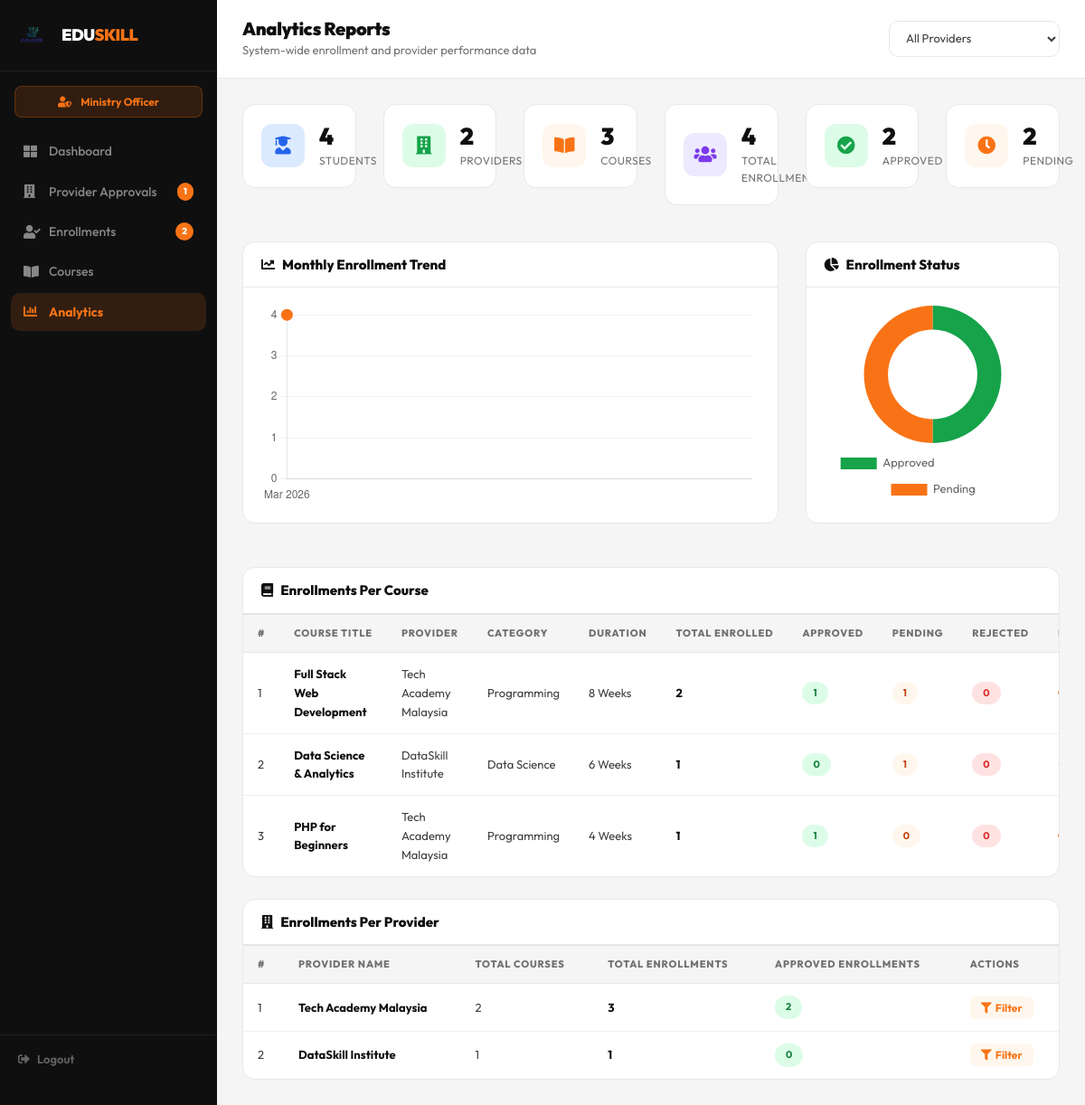
The page /admin/analytics.php (signed in) on the database its author committed.
### tables this page shows
CREATE TABLE IF NOT EXISTS courses (
    id           INT AUTO_INCREMENT PRIMARY KEY,
    provider_id  INT NOT NULL,
    title        VARCHAR(200) NOT NULL,
    category     VARCHAR(100) NOT NULL,
    duration     VARCHAR(50) NOT NULL,
    description  TEXT,
    price        DECIMAL(10,2) DEFAULT 0.00,
    max_students INT DEFAULT 30,
    status       ENUM('pending','approved','rejected') DEFAULT 'pending',
    created_at   TIMESTAMP DEFAULT CURRENT_TIMESTAMP,
    FOREIGN KEY (provider_id) REFERENCES providers(id) ON DELETE CASCADE
);

CREATE TABLE IF NOT EXISTS providers (
    id          INT AUTO_INCREMENT PRIMARY KEY,
    org_name    VARCHAR(150) NOT NULL,
    email       VARCHAR(100) NOT NULL UNIQUE,
    phone       VARCHAR(20),
    address     VARCHAR(200),
    description TEXT,
    password    VARCHAR(255) NOT NULL,
    status      ENUM('pending','approved','rejected') DEFAULT 'pending',
    created_at  TIMESTAMP DEFAULT CURRENT_TIMESTAMP
);

### admin/analytics.php (the view, shortened to what this page needs)
<?php
require_once '../config/database.php';
$total_students   = mysqli_fetch_assoc(mysqli_query($conn, "SELECT COUNT(*) as c FROM students"))['c'];
$total_providers  = mysqli_fetch_assoc(mysqli_query($conn, "SELECT COUNT(*) as c FROM providers WHERE status='approved'"))['c'];
$total_courses    = mysqli_fetch_assoc(mysqli_query($conn, "SELECT COUNT(*) as c FROM courses WHERE status='approved'"))['c'];
$total_enrollments= mysqli_fetch_assoc(mysqli_query($conn, "SELECT COUNT(*) as c FROM enrollments"))['c'];
$approved_enroll  = mysqli_fetch_assoc(mysqli_query($conn, "SELECT COUNT(*) as c FROM enrollments WHERE status='approved'"))['c'];
$pending_enroll   = mysqli_fetch_assoc(mysqli_query($conn, "SELECT COUNT(*) as c FROM enrollments WHERE status='pending'"))['c'];
$course_query = "
    SELECT
        c.id,
        c.title,
        c.category,
        c.duration,
        p.org_name as provider,
        COUNT(e.id) as total_enrollments,
        SUM(CASE WHEN e.status='approved'  THEN 1 ELSE 0 END) as approved,
        SUM(CASE WHEN e.status='pending'   THEN 1 ELSE 0 END) as pending,
        SUM(CASE WHEN e.status='rejected'  THEN 1 ELSE 0 END) as rejected
    FROM courses c
    JOIN providers p ON c.provider_id = p.id
    LEFT JOIN enrollments e ON e.course_id = c.id
    WHERE c.status = 'approved'
";
$course_query .= " GROUP BY c.id ORDER BY total_enrollments DESC";
$courses_result = mysqli_query($conn, $course_query);
$provider_query = "
    SELECT
        p.id,
        p.org_name,
        COUNT(DISTINCT c.id) as total_courses,
        COUNT(e.id) as total_enrollments,
        SUM(CASE WHEN e.status='approved' THEN 1 ELSE 0 END) as approved_enrollments
    FROM providers p
    LEFT JOIN courses c ON c.provider_id = p.id AND c.status = 'approved'
    LEFT JOIN enrollments e ON e.course_id = c.id
    WHERE p.status = 'approved'
    GROUP BY p.id
    ORDER BY total_enrollments DESC
";
$providers_result = mysqli_query($conn, $provider_query);
$monthly_result = mysqli_query($conn, "
    SELECT
        DATE_FORMAT(enrolled_at, '%b %Y') as month,
        COUNT(*) as total
    FROM enrollments
    GROUP BY DATE_FORMAT(enrolled_at, '%Y-%m')
    ORDER BY enrolled_at ASC
    LIMIT 6
");
$months = []; $monthly_counts = [];
while ($row = mysqli_fetch_assoc($monthly_result)) {
    $months[]         = $row['month'];
    $monthly_counts[] = $row['total'];
}
$pending_providers   = mysqli_fetch_assoc(mysqli_query($conn, "SELECT COUNT(*) as c FROM providers WHERE status='pending'"))['c'];
$pending_enrollments = $pending_enroll;
?>
<!DOCTYPE html>
<html lang="en">
<head>
    <link rel="stylesheet" href="https://stackpath.bootstrapcdn.com/bootstrap/4.5.2/css/bootstrap.min.css">
    <link rel="stylesheet" href="https://cdnjs.cloudflare.com/ajax/libs/font-awesome/5.15.4/css/all.min.css">
    <link rel="stylesheet" href="../css/style.css">
    <link rel="stylesheet" href="../css/pasang.css">
</head>
<body class="dashboard-body">
<div class="dashboard-wrap">
    <aside class="dash-sidebar admin-sidebar">
        <div class="dsb-brand">
            <a href="../index.php">
                <img src="../images/logo.png" alt="Logo" class="dsb-brand-img" onerror="this.style.display='none'">
                <span class="dsb-brand-text ml-2">EDU<span class="dsb-brand-accent">SKILL</span></span>
            </a>
        </div>
        <div class="dsb-role-badge">
            <i class="fas fa-user-shield mr-2"></i> Ministry Officer
        </div>
        <nav class="dsb-nav">
            <a href="dashboard.php"          class="dsb-link"><i class="fas fa-th-large"></i> Dashboard</a>
            <a href="approve_providers.php"  class="dsb-link">
                <i class="fas fa-building"></i> Provider Approvals
                <?php if($pending_providers > 0): ?><span class="dsb-badge"><?php echo $pending_providers; ?></span><?php endif; ?>
            </a>
            <a href="approve_enrollments.php" class="dsb-link">
                <i class="fas fa-user-check"></i> Enrollments
                <?php if($pending_enrollments > 0): ?><span class="dsb-badge"><?php echo $pending_enrollments; ?></span><?php endif; ?>
            </a>
            <a href="manage_courses.php"     class="dsb-link"><i class="fas fa-book-open"></i> Courses</a>
            <a href="analytics.php"          class="dsb-link active"><i class="fas fa-chart-bar"></i> Analytics</a>
        </nav>
        <div class="dsb-bottom">
            <a href="../auth/logout.php" class="dsb-logout"><i class="fas fa-sign-out-alt"></i> Logout</a>
        </div>
    </aside>
    <main class="dash-main">
        <div class="dash-topbar">
            <div>
                <h4 class="dash-page-title">Analytics Reports</h4>
                <p class="dash-page-sub">System-wide enrollment and provider performance data</p>
            </div>
            <div class="dash-topbar-right">
                <form method="GET" action="" class="analytics-filter-form">
                    <select name="provider_id" class="analytics-select" onchange="this.form.submit()">
                        <option value="0">All Providers</option>
                    </select>
                </form>
            </div>
        </div>
        <div class="dash-content">
            <div class="row mb-4">
                <div class="col-6 col-lg-2 mb-3">
                    <div class="dstat-card">
                        <div class="dstat-icon dstat-icon-blue"><i class="fas fa-user-graduate"></i></div>
                        <div class="dstat-info"><h3><?php echo $total_students; ?></h3><p>Students</p></div>
                    </div>
                </div>
                <div class="col-6 col-lg-2 mb-3">
                    <div class="dstat-card">
                        <div class="dstat-icon dstat-icon-green"><i class="fas fa-building"></i></div>
                        <div class="dstat-info"><h3><?php echo $total_providers; ?></h3><p>Providers</p></div>
                    </div>
                </div>
                <div class="col-6 col-lg-2 mb-3">
                    <div class="dstat-card">
                        <div class="dstat-icon dstat-icon-orange"><i class="fas fa-book-open"></i></div>
                        <div class="dstat-info"><h3><?php echo $total_courses; ?></h3><p>Courses</p></div>
                    </div>
                </div>
                <div class="col-6 col-lg-2 mb-3">
                    <div class="dstat-card">
                        <div class="dstat-icon dstat-icon-purple"><i class="fas fa-users"></i></div>
                        <div class="dstat-info"><h3><?php echo $total_enrollments; ?></h3><p>Total Enrollments</p></div>
                    </div>
                </div>
                <div class="col-6 col-lg-2 mb-3">
                    <div class="dstat-card">
                        <div class="dstat-icon dstat-icon-green"><i class="fas fa-check-circle"></i></div>
                        <div class="dstat-info"><h3><?php echo $approved_enroll; ?></h3><p>Approved</p></div>
                    </div>
                </div>
                <div class="col-6 col-lg-2 mb-3">
                    <div class="dstat-card">
                        <div class="dstat-icon dstat-icon-orange"><i class="fas fa-clock"></i></div>
                        <div class="dstat-info"><h3><?php echo $pending_enroll; ?></h3><p>Pending</p></div>
                    </div>
                </div>
            </div>
            <div class="row mb-4">
                <div class="col-lg-8 mb-4">
                    <div class="dash-card analytics-chart-card">
                        <div class="dash-card-head">
                            <h5><i class="fas fa-chart-line mr-2"></i>Monthly Enrollment Trend</h5>
                        </div>
                        <div class="analytics-chart-body">
                            <canvas id="enrollmentChart"></canvas>
                        </div>
                    </div>
                </div>
                <div class="col-lg-4 mb-4">
                    <div class="dash-card analytics-chart-card">
                        <div class="dash-card-head">
                            <h5><i class="fas fa-chart-pie mr-2"></i>Enrollment Status</h5>
                        </div>
                        <div class="analytics-chart-body">
                            <canvas id="statusChart"></canvas>
                        </div>
                    </div>
                </div>
            </div>
            <div class="dash-card mb-4">
                <div class="dash-card-head">
                    <h5><i class="fas fa-book mr-2"></i>Enrollments Per Course</h5>
                </div>
                <div class="dash-table-wrap">
                    <table class="table dash-table" id="courseAnalyticsTable">
                        <thead>
                            <tr>
                                <th>#</th>
                                <th>Course Title</th>
                                <th>Provider</th>
                                <th>Category</th>
                                <th>Duration</th>
                                <th>Total Enrolled</th>
                                <th>Approved</th>
                                <th>Pending</th>
                                <th>Rejected</th>
                                <th>Progress</th>
                            </tr>
                        </thead>
                        <tbody>
                            <?php
                            $rank = 1;
                            while ($c = mysqli_fetch_assoc($courses_result)):
                            ?>
                            <tr>
                                <td><?php echo $rank++; ?></td>
                                <td><strong><?php echo htmlspecialchars($c['title']); ?></strong></td>
                                <td><?php echo htmlspecialchars($c['provider']); ?></td>
                                <td><?php echo htmlspecialchars($c['category']); ?></td>
                                <td><?php echo htmlspecialchars($c['duration']); ?></td>
                                <td><strong><?php echo $c['total_enrollments']; ?></strong></td>
                                <td><span class="status-approved"><?php echo $c['approved']; ?></span></td>
                                <td><span class="status-pending"><?php echo $c['pending']; ?></span></td>
                                <td><span class="status-rejected"><?php echo $c['rejected']; ?></span></td>
                                <td>
                                </td>
                            </tr>
                            <?php endwhile; ?>
                        </tbody>
                    </table>
                </div>
            </div>
            <div class="dash-card">
                <div class="dash-card-head">
                    <h5><i class="fas fa-building mr-2"></i>Enrollments Per Provider</h5>
                </div>
                <div class="dash-table-wrap">
                    <table class="table dash-table" id="providerAnalyticsTable">
                        <thead>
                            <tr>
                                <th>#</th>
                                <th>Provider Name</th>
                                <th>Total Courses</th>
                                <th>Total Enrollments</th>
                                <th>Approved Enrollments</th>
                                <th>Actions</th>
                            </tr>
                        </thead>
                        <tbody>
                            <?php
                            $rank2 = 1;
                            while ($p = mysqli_fetch_assoc($providers_result)):
                            ?>
                            <tr>
                                <td><?php echo $rank2++; ?></td>
                                <td><strong><?php echo htmlspecialchars($p['org_name']); ?></strong></td>
                                <td><?php echo $p['total_courses']; ?></td>
                                <td><strong><?php echo $p['total_enrollments']; ?></strong></td>
                                <td><span class="status-approved"><?php echo $p['approved_enrollments']; ?></span></td>
                                <td>
                                    <a href="analytics.php?provider_id=<?php echo $p['id']; ?>" class="btn-dash-action">
                                        <i class="fas fa-filter mr-1"></i>Filter
                                    </a>
                                </td>
                            </tr>
                            <?php endwhile; ?>
                        </tbody>
                    </table>
                </div>
            </div>
        </div>
    </main>
</div>
<script>
// ── ENROLLMENT TREND LINE CHART ─────────────────
var months  = <?php echo json_encode($months); ?>;
var counts  = <?php echo json_encode($monthly_counts); ?>;
var ctx1 = document.getElementById('enrollmentChart');
if (ctx1) {
    new Chart(ctx1, {
        type: 'line',
        data: {
            labels: months.length > 0 ? months : ['Jan', 'Feb', 'Mar', 'Apr', 'May', 'Jun'],
            datasets: [{
                label: 'Enrollments',
                data: counts.length > 0 ? counts : [0],
                borderColor: '#f97316',
                backgroundColor: 'rgba(249,115,22,0.08)',
                borderWidth: 3,
                fill: true,
                tension: 0.4,
                pointBackgroundColor: '#f97316',
                pointRadius: 5
            }]
        },
        options: {
            responsive: true,
            maintainAspectRatio: false,
            plugins: {
                legend: { display: false }
            },
            scales: {
                y: {
                    beginAtZero: true,
                    ticks: { stepSize: 1 },
                    grid: { color: 'rgba(0,0,0,0.05)' }
                },
                x: {
                    grid: { display: false }
                }
            }
        }
    });
}
// ── ENROLLMENT STATUS DONUT ─────────────────────
var ctx2 = document.getElementById('statusChart');
if (ctx2) {
    new Chart(ctx2, {
        type: 'doughnut',
        data: {
            labels: ['Approved', 'Pending', 'Rejected'],
            datasets: [{
                data: [
                    <?php echo $approved_enroll; ?>,
                    <?php echo $pending_enroll; ?>,
                    <?php echo $total_enrollments - $approved_enroll - $pending_enroll; ?>
                ],
                backgroundColor: ['#16a34a', '#f97316', '#dc2626'],
                borderWidth: 0,
                hoverOffset: 6
            }]
        },
        options: {
            responsive: true,
            maintainAspectRatio: false,
            cutout: '65%',
            plugins: {
                legend: {
                    position: 'bottom',
                    labels: { font: { family: 'Outfit', size: 13 }, padding: 16 }
                }
            }
        }
    });
}
</script>
</body>
</html>

### rows shown on the page
courses: title "Full Stack Web Development", provider.org_name "Tech Academy Malaysia", category "Programming", duration "8 Weeks", total_enrollments "2", approved "1", pending "1", rejected "0"
courses: title "Data Science & Analytics", provider.org_name "DataSkill Institute", category "Data Science", duration "6 Weeks", total_enrollments "1", approved "0", pending "1", rejected "0"
courses: title "PHP for Beginners", provider.org_name "Tech Academy Malaysia", category "Programming", duration "4 Weeks", total_enrollments "1", approved "1", pending "0", rejected "0"
providers: org_name "Tech Academy Malaysia", total_courses "2", total_enrollments "3", approved_enrollments "2"
providers: org_name "DataSkill Institute", total_courses "1", total_enrollments "1", approved_enrollments "0"

### other values the page prints
$pending_providers "1"
$pending_enrollments "2"
$total_students "4"
$total_providers "2"
$total_courses "3"
$total_enrollments "4"
$approved_enroll "2"
$pending_enroll "2"
chart data {{ json_encode($monthly_counts) }} ["4"]
